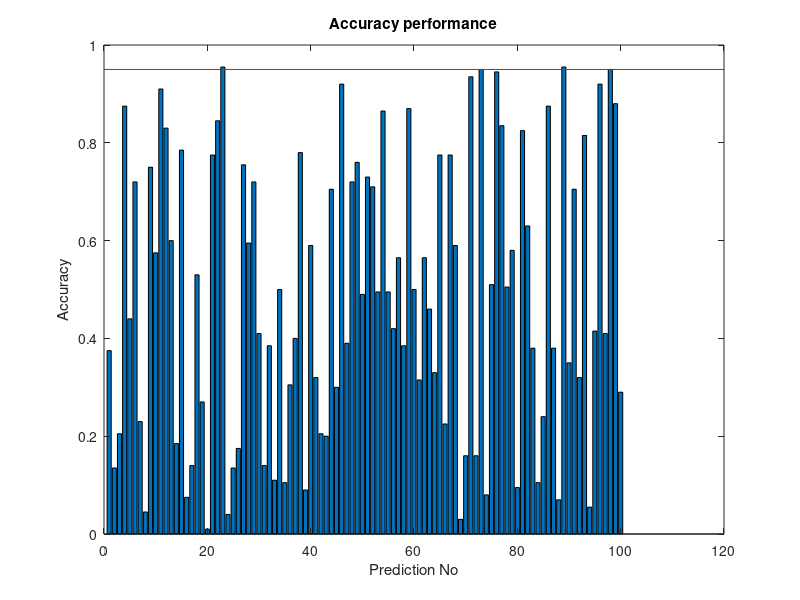

This figure's MATLAB source:

% Evaluation of binary classifiers; creates dummy data, but the same code can be
% adapted and used to evaulate e.g. performance of machnine learning algortihms or
% artificial neural networks; used to calibrate predictions in Hock et al. 2017, PLOS Biology;
% also see the author's Artificial-Neural-Networks-for-Pest-Detection folder on
% GitHub for another application of similar evaluation concept on data
% (c) Karlo Hock, University of Queensland, 2019


% SETTING UP----------------------------------------------------------------

n_measures = 200;% number of measurements in a sample
n_predictions = 100;% number of times a sequence of measures representing predicted condition has been generated for evaluation
x = datasample(0:1, n_measures);% true condition
y = zeros(n_predictions, n_measures);% container to store predicted conditions


% CREATE DUMMY DATA TO USE AS 'PREDICTED CONDITIONS'-----------------------------

% simple way to create dummy data; use the true condtion sequence, and
% switch values with some random chance to obtain valus for a 'predicted condition'; 
% the less values switch, the more like true condition this sequence will be
perm_chance = zeros(n_predictions,1);
for prediction = 1:n_predictions
    perm_chance(prediction, 1) = rand;
    for measure = 1:n_measures
        if rand < perm_chance(prediction)
            if x(measure)== 0
                y(prediction, measure) = 1;
            end
        else
            y(prediction, measure) = x(measure);
        end
        
    end
end

% EVALUATE PERFORMANCE-----------------------------------------------------------

% container for storing classifier evaluation metrics
classifier = struct('prediction',[],'confusion_matrix',[],'precision',[],'sensitivity',[],'accuracy',[],'specificity',[],'informedness',[],'MCC',[],'F1score',[],'Fisher_significance',[],'DOR',[],'false_pos_rate',[], 'false_neg_rate',[], 'error',[]);

% loop through the samples of predicted condtions to evaualte them
for p = 1:n_predictions
    classifier(p).prediction = p;% record the number of samples
    confus_mat = zeros(2);% confusion matrix
    for m = 1:n_measures% now, determine the match between true condition and predicted condition and build a confusion matrix out of that
        this_x = x(1, m);
        this_y = y(p, m);
        if this_x == 1
            if this_y == 1
                confus_mat(1, 1) = confus_mat(1, 1)+1;%true positives
            else
                confus_mat(1, 2) = confus_mat(1, 2)+1;%false negatives
            end
        else
            if this_y == 1
                confus_mat(2, 1) = confus_mat(2, 1)+1;%false positives
            else
                confus_mat(2, 2) = confus_mat(2, 2)+1;%true negatives
            end
        end
    end
    % spell out the true and false positives and negatives for easier tracking
    true_positives = confus_mat(1, 1);
    false_positives = confus_mat(2, 1);% type I error
    true_negatives = confus_mat(2, 2);
    false_negatives = confus_mat(1, 2);% type II error
    
    % calculate and store a selection of statistics to evaluate peformance
    % names of most statistics are self-explanatory or easily found in literature or Wikipedia
    classifier(p).confusion_matrix = confus_mat;
    classifier(p).precision = true_positives/(true_positives+false_positives);
    classifier(p).sensitivity = true_positives/(true_positives+false_positives);
    classifier(p).accuracy = (true_positives+true_negatives)/sum(sum(confus_mat));
    classifier(p).specificity = true_negatives/(true_negatives+false_positives);
    classifier(p).informedness = classifier(p).sensitivity+classifier(p).specificity-1;
    classifier(p).MCC = ((true_positives*true_negatives)-(false_positives*false_positives))/sqrt((true_positives+false_positives)*(true_positives+false_positives)*(true_negatives+false_positives)*(true_negatives+false_positives));
    classifier(p).F1score = (2*true_positives)/((2*true_positives)+false_positives+false_positives);
    [~,fe] = fishertest(confus_mat);
    classifier(p).Fisher_significance = fe;
    classifier(p).DOR = (true_positives/false_positives)/(false_positives/true_negatives);
    classifier(p).false_pos_rate = false_positives/(false_positives+true_positives);
    classifier(p).false_neg_rate = false_negatives/(false_negatives+true_negatives);
    classifier(p).error = 1-classifier(p).accuracy;
    classifier(p).perm_chance = perm_chance(p);% store permutation chance for comparison; for large samples, should be close to error, ie. proportion of 'mislcassified' cases
end

% SIMPLE SUMMARY AND PLOTS TO EVALUATE PERFORMANCE--------------------------------

% replace classifier.accuracy with another statistic as desired
threshold = 0.95;% this is the performance that we want to get from the prediction(s); e.g. accuracy above this value is considered satisfactory
bar([classifier.accuracy]);% bar plot of accuracy scores
hold;
plot(xlim, [threshold threshold], 'r')
title('Accuracy performance', 'FontSize', 11);
xlabel('Prediction No');
ylabel('Accuracy');
% find all predictions that perfomed above the threshold
prediction_above_threshold=find([classifier.accuracy]>=threshold);
% find the best perfoming prediction(s)
best_prediction=find([classifier.accuracy]==max([classifier.accuracy]));
